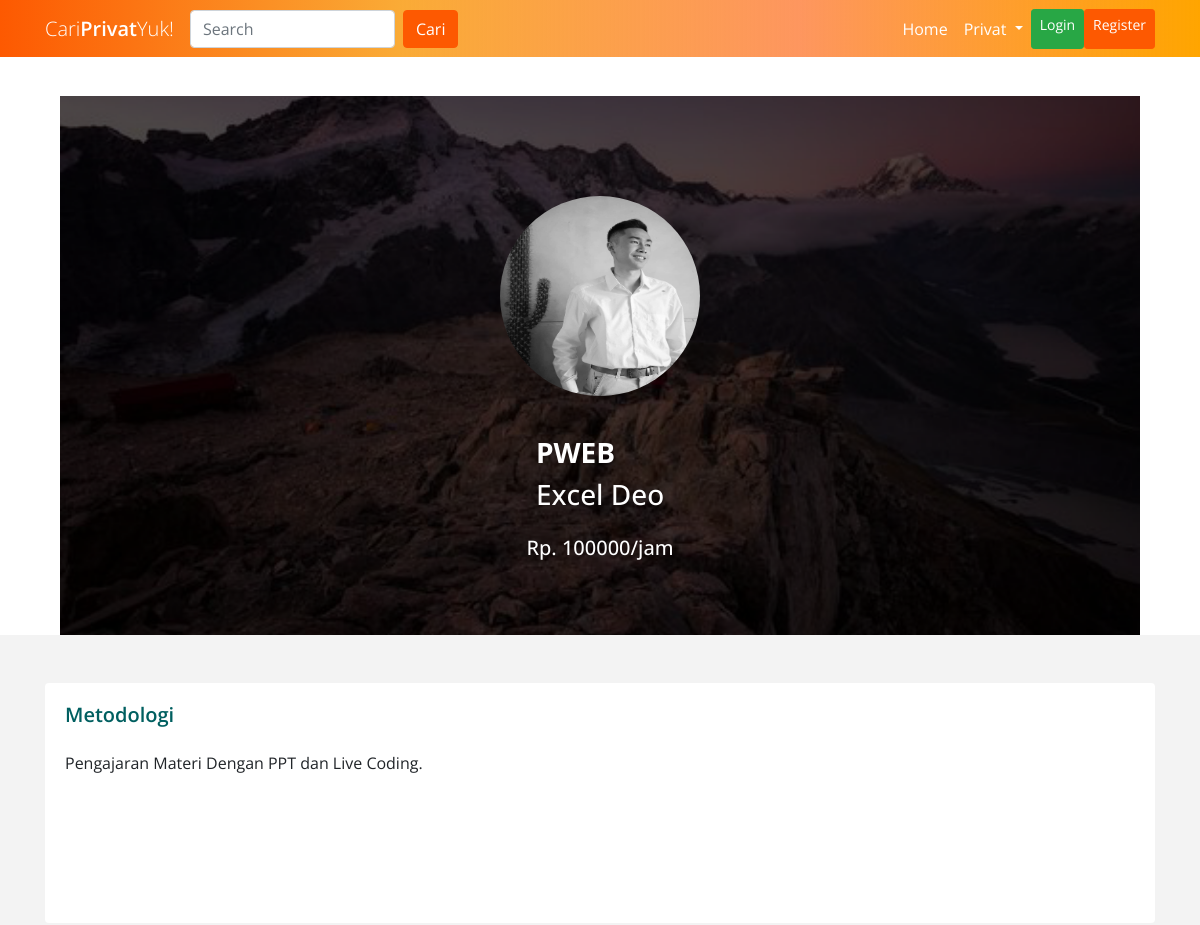
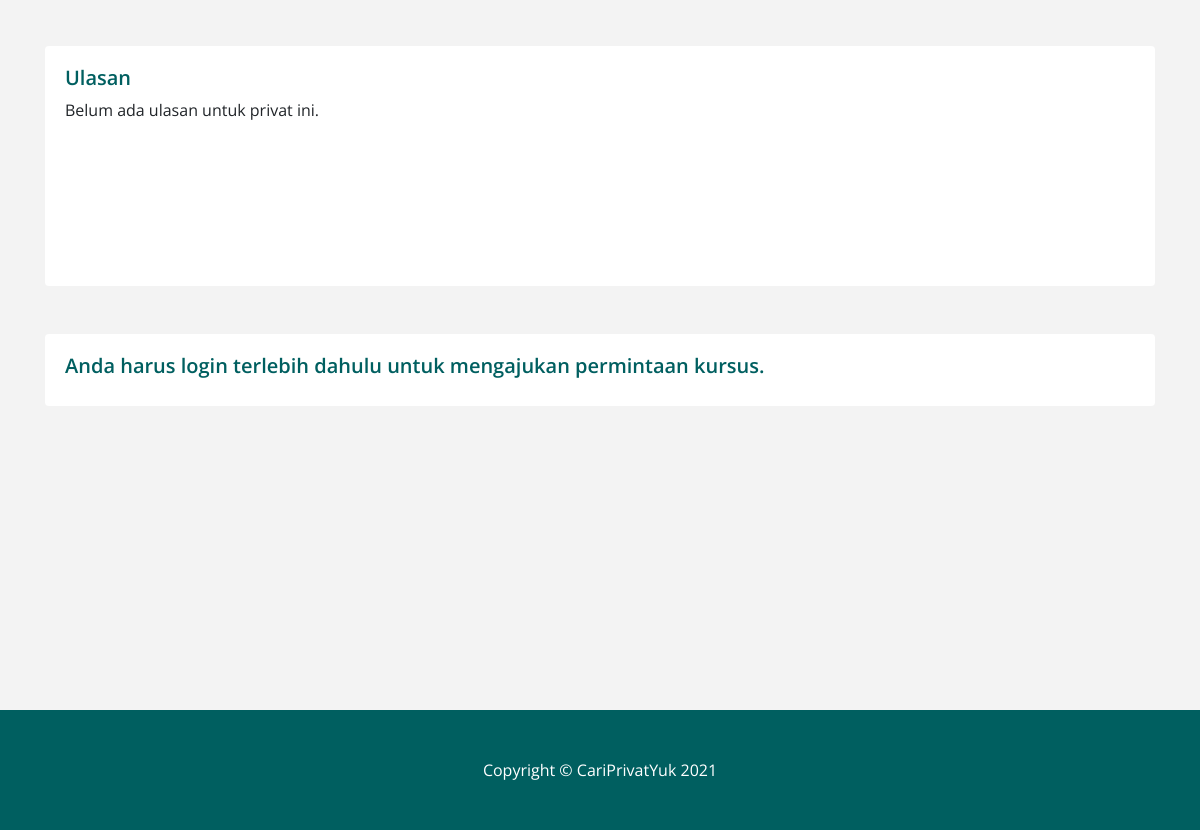
/privat/index.php?id=2, run on the app's committed database (2 pictures, top to bottom).
### tables this page shows
CREATE TABLE `privates` (
  `id` int(10) unsigned NOT NULL AUTO_INCREMENT,
  `title` varchar(255) NOT NULL,
  `category_id` int(10) unsigned NOT NULL,
  `tutor_id` int(10) unsigned NOT NULL,
  `price_per_hour` int(11) NOT NULL,
  `pelaksanaan_online` int(11) NOT NULL,
  `pelaksanaan_offline` int(11) NOT NULL,
  `method` longtext NOT NULL,
  PRIMARY KEY (`id`),
  KEY `category_id` (`category_id`),
  KEY `tutor_id` (`tutor_id`),
  CONSTRAINT `privates_ibfk_1` FOREIGN KEY (`category_id`) REFERENCES `categories` (`id`),
  CONSTRAINT `privates_ibfk_2` FOREIGN KEY (`tutor_id`) REFERENCES `tutors` (`id`)
);

CREATE TABLE `tutors` (
  `id` int(10) unsigned NOT NULL AUTO_INCREMENT,
  `fullname` varchar(255) NOT NULL,
  `address` varchar(255) NOT NULL,
  `email` varchar(255) NOT NULL,
  `password` varchar(255) NOT NULL,
  `path_ktp` varchar(255) NOT NULL,
  `path_foto` varchar(255) NOT NULL,
  PRIMARY KEY (`id`)
);

### privat/index.php (the view, shortened to what this page needs)
<?php
    $path = $_SERVER['DOCUMENT_ROOT'];
    $privat_image = "/CariPrivatYuk-PWEB/berkas/foto_tutor/";
?>
<!DOCTYPE html>
<html lang="en">
<head>
    <link href="../assets/main_resources/vendor/bootstrap/css/bootstrap.min.css" rel="stylesheet">
    <link href="../assets/main_resources/css/modern-business.css" rel="stylesheet">
    <link href="../assets/main_resources/css/style.css" rel="stylesheet">
    <link rel="stylesheet" href="https://cdnjs.cloudflare.com/ajax/libs/font-awesome/5.15.1/css/all.min.css"
 />
</head>
<body>
    <?php include($path.'/CariPrivatYuk-PWEB/partials/navbars/nav-orange.php'); ?>
    <?php
        $privat_id = $_GET['id'];
        $con = open_connection();
        $query = "
            SELECT P.id AS privat_id,P.method AS metodologi_privat, P.pelaksanaan_offline AS offline,P.pelaksanaan_online AS online, P.title AS judul_privat, T.fullname AS nama_tutor,T.id AS id_tutor, P.price_per_hour AS harga_privat, T.path_foto AS foto_privat
            FROM privates P
            INNER JOIN tutors T ON T.id = P.tutor_id
            WHERE P.id=".$privat_id.";
        ";
        try {
            $data = $con->query($query);
        }catch (Exception $e){
            echo "Gagal mendapatkan data privat, " . $con->error;
        }
        if($data->num_rows>0){
            $rawData=$data->fetch_assoc();
        }
        $query2 = "
            SELECT R.id AS id_review, R.description AS deskripsi_review,U.fullname AS nama_user FROM reviews R
            INNER JOIN users U ON U.id = R.user_id
            WHERE R.privat_id=".$privat_id." ORDER BY R.privat_id DESC LIMIT 4;
        ";
        try {
            $data_ulasan = $con->query($query2);
        }catch (Exception $e){
            echo "Gagal mendapatkan data privat, " . $con->error;
        }
    ?>
    <div class="kotak">
        <div class="col kursus-head">
            <div>
                <img class="card-img-top" src="<?php echo $privat_image.$rawData['foto_privat']; ?>" alt=""
                    id="thumbPrivat">
            </div>
            <div class="col kursus-head">
                <div class="row child-div">
                    <div class="col-12">
                        <h3 class="judulprivat"><?php echo $rawData['judul_privat']?></h3>
                        <h3 class="judulprivat2" style="margin-bottom: 25px;"><?php echo $rawData['nama_tutor']?></h3>
                    </div>
                </div>
            </div>
            <div class="parent-div">
                <div class="row child-div d-flex">
                    <div>
                        <h5 style="color: white; margin-bottom: 75px">
                            <?php echo "Rp. ".$rawData['harga_privat']."/jam"?></h5>
                    </div>
                </div>
            </div>
        </div>
    </div>
    <div class="pt-5" style="background-color: #F3F3F3; height: 1000px;">
        <div class="container">
            <div class="row">
                <div class="col-lg-12">
                    <div class="row ">
                        <div class="col-12">
                            <div class="card border-0">
                                <div class="card-body" style="min-height:30vh">
                                    <h5 class="mb-4 kursus-body-header">Metodologi</h5>
                                    <p>
                                        <?php echo $rawData['metodologi_privat']?>
                                    </p>
                                </div>
                            </div>
                        </div>
                    </div>
                </div>
                <div class="col-lg-12 mt-5">
                    <div class="card border-0">
                        <div class="card-body" style="min-height:30vh">
                            <h5 class="kursus-body-header">
                                Ulasan
                            </h5>
                            <div class="row mt-2">
                                <div class="col-12 row">
                                    <div class="col-12">
                                        <?php if($data_ulasan->num_rows>0){
                                            while($rowUlasan =$data_ulasan->fetch_assoc()){
                                                echo '<p class="mt-2"><span style="color: blue; font-weight: bold;">'.$rowUlasan['nama_user'].'</span><br>'.$rowUlasan['deskripsi_review'].'</p>';
                                            }
                                        }else{
                                            echo '<p>Belum ada ulasan untuk privat ini.</p>';
                                        }
                                        ?>
                                    </div>
                                </div>
                            </div>
                        </div>
                    </div>
                    <?php
                    if(isset($_SESSION["login"])){
                    ?>
                    <div class="row" id="alert">
                        <div class="col-12 mt-5">
                            <div class="card border-0">
                                <div class="card-body">
                                    <?php require($_SERVER['DOCUMENT_ROOT'].'/CariPrivatYuk-PWEB/partials/flash_messages/flash.php'); ?>
                                    <div class="row">
                                        <div class="col-6">
                                            <h5 class="kursus-body-header" style="margin-bottom:20px">
                                                Pilih metode belajar
                                            </h5>
                                            <form method="POST" action="/CariPrivatYuk-PWEB/controller/createPrivatEnroll.php">
                                                <?php
                                                if($rawData['online']){?>
                                                <div class="form-check mb-3">
                                                    <input name="checkboxPelaksanaan[online]" class="form-check-input" type="checkbox" id="inlineCheckbox2" value="1">
                                                    <label class="form-check-label" for="inlineCheckbox2">Online</label>
                                                </div>
                                                <?php }?>
                                                <?php
                                                if($rawData['offline']){?>
                                                <div class="form-check mb-3">
                                                    <input name="checkboxPelaksanaan[offline]" class="form-check-input" type="checkbox" id="inlineCheckbox1" value="1">
                                                    <label class="form-check-label" for="inlineCheckbox1">Offline</label>
                                                </div>
                                                <?php }?>
                                        </div>
                                        <div class="col-">
                                            <h5 class="kursus-body-header" style="margin-bottom:20px">
                                                Pilih durasi belajar
                                            </h5>
                                                <div class="form-group">
                                                    <input type="text" class="form-control" id="durasiInput"
                                                        aria-describedby="durasiHelp" placeholder="Angka dimulai dari 1"
                                                        name="durasi_privat" required>
                                                    <small id="durasiHelp" class="form-text text-muted">Hanya
                                                        angka</small>
                                                </div>
                                                <input type="hidden" name="id_privat" value="<?php echo $rawData['privat_id']?>">
                                        </div>
                                    </div>
                                        <?php
                                            if(strcmp($_SESSION['role'],"tutor")!=0){
                                        ?>
                                        <button href="" type="submit" class="btn btn-primary"
                                            style="width:100%; margin-bottom:10px">Ajukan permintaan</button>
                                        <?php }else{ ?>
                                        <a href="#" type="submit" class="btn btn-secondary"
                                            style="width:100%; margin-bottom:10px; pointer-events: none;">Silahkan buat akun user untuk mengajukan privat.</a>
                                        <?php }?>
                                    </form>
                                </div>
                            </div>
                        </div>
                    </div>
                    <?php
                    }
                    else{
                    ?>
                    <div class="row">
                        <div class="col-12 mt-5">
                            <div class="card border-0">
                                <div class="card-body">
                                    <div class="row">
                                        <div class="col-12">
                                            <h5 class="kursus-body-header" class="mx-auto mt-20 mb-10">
                                                Anda harus login terlebih dahulu untuk mengajukan permintaan kursus.
                                            </h5>
                                        </div>
                                    </div>
                                </div>
                            </div>
                        </div>
                    </div>
                    <?php }?>
                </div>
            </div>
        </div>
    </div>
    <footer class="py-5">
        <div class="container">
            <p class="m-0 text-center text-white">Copyright &copy; CariPrivatYuk 2021</p>
        </div>
    </footer>
</body>
</html>

### assets/main_resources/css/modern-business.css (style rules this page uses)
body { padding-top: 56px; }

### assets/main_resources/css/style.css (style rules this page uses)
body { font-family: 'Open Sans'; }
footer { background-color: #005F60; }
.kursus-body-header { color: #005F60; font-weight: 600; }

### privat/index.php (style rules this page uses)
.kursus-head { margin-top: 40px; display: flex; justify-content: center; align-items: center; flex-direction: column; }
.child-div { height: 100%; }
#thumbPrivat { height: 200px !important; width: 200px !important; margin-top: 100px; border-radius: 150px; }
.kotak { margin-left: 5%; margin-right: 5%; background-image: url(../assets/main_resources/imgs/bgjunc.png); height: 100%; background-position: center; background-repeat: no-repeat; background-size: cover; }
.judulprivat { font-weight: bold; color: white; }
.judulprivat2 { color: white; }

### data on the page
privates: tutor.path_foto (picture), title "PWEB", tutor.fullname "Excel Deo", price_per_hour "100000", method "Pengajaran Materi Dengan PPT dan Live Coding."
